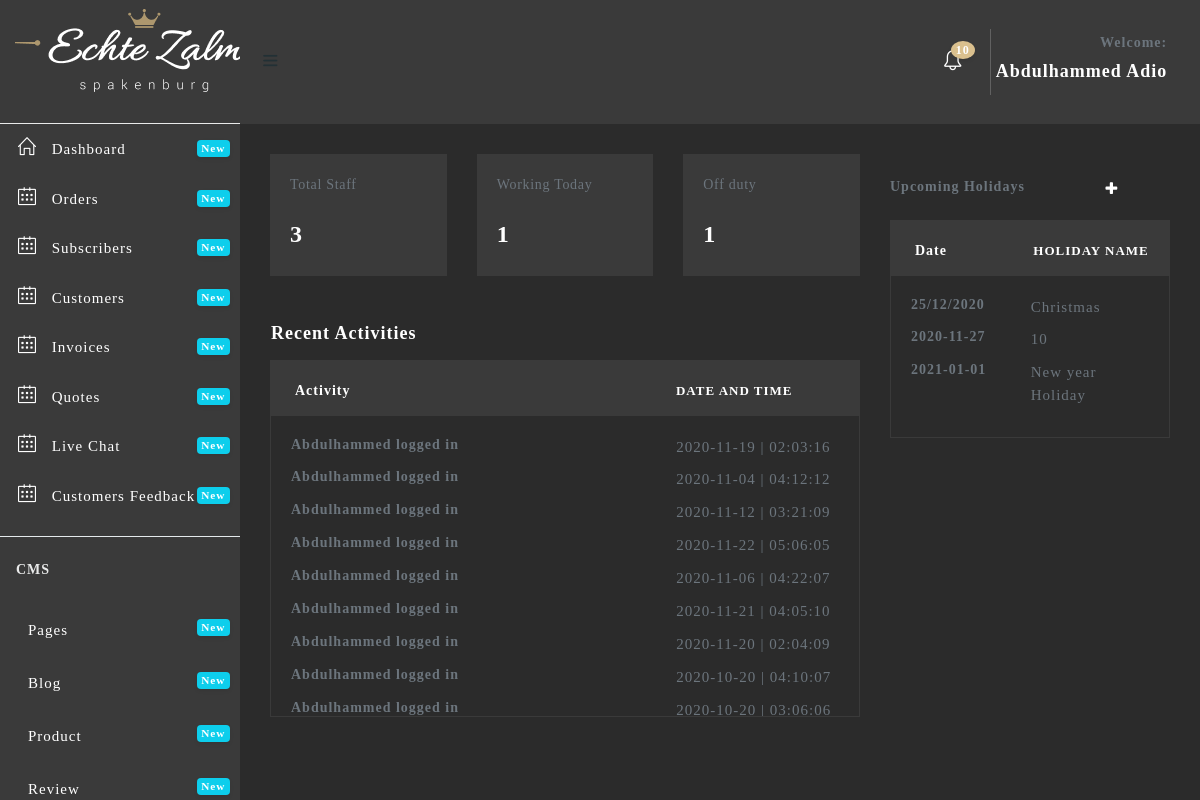
/admin/manage-staff.php (signed in), run on the app's committed database.
### tables this page shows
CREATE TABLE `user_role_management` (
  `id` int(11) NOT NULL,
  `user_id` int(11) DEFAULT NULL,
  `menu_id` int(11) DEFAULT NULL,
  `status` tinyint(1) DEFAULT NULL
);

CREATE TABLE `menu` (
  `id` int(11) NOT NULL,
  `menu_name` varchar(255) DEFAULT NULL,
  `link` varchar(255) DEFAULT NULL,
  `icon_name` varchar(255) DEFAULT NULL,
  `level` int(2) NOT NULL
);

CREATE TABLE `tbl_activity` (
  `id` int(11) NOT NULL,
  `user_id` int(25) NOT NULL,
  `activity` varchar(255) NOT NULL,
  `time` time NOT NULL,
  `date` varchar(255) NOT NULL
);

CREATE TABLE `users` (
  `id` int(11) NOT NULL,
  `fname` varchar(255) DEFAULT NULL,
  `lname` varchar(255) DEFAULT NULL,
  `username` varchar(255) DEFAULT NULL,
  `email` varchar(255) DEFAULT NULL,
  `password` varchar(255) DEFAULT NULL,
  `country` varchar(255) DEFAULT NULL,
  `sex` varchar(255) DEFAULT NULL,
  `dob` varchar(255) DEFAULT NULL,
  `joined` varchar(255) DEFAULT NULL,
  `role` varchar(255) DEFAULT NULL,
  `status` tinyint(1) DEFAULT NULL
);

CREATE TABLE `tbl_holiday` (
  `id` int(11) NOT NULL,
  `holiday_name` varchar(255) NOT NULL,
  `date` varchar(55) NOT NULL,
  `created_on` varchar(55) NOT NULL,
  `created_by` int(55) DEFAULT NULL
);

### admin/manage-staff.php (the view, shortened to what this page needs)
<?php include 'header.php';?>
<?php
include '../includes/connection.php';
$sql = $connect2db->query("SELECT count(id) as id FROM users WHERE role = 'Admin'");
$staff = $sql->fetch();
$curDay = date('D');
$getOffUsers = $connect2db->prepare("SELECT count(id) AS off FROM job_shift WHERE $curDay = ?");
$getOffUsers->execute(['Off day']);
$offUsers = $getOffUsers->fetch();
$totalOff = $offUsers->off;
$getcurUsers = $connect2db->prepare("SELECT count(id) AS cur FROM job_shift WHERE $curDay != ?");
$getcurUsers->execute(['Off day']);
$curUsers = $getcurUsers->fetch();
$totalcur = $curUsers->cur;
?>
  <div class="content-wrapper" style="background: #2B2B2B;">
    <div class="container-fluid">
    	<br><br><br>
    	<div class="row mt-3">
    		<div class="col-12 col-lg-8 col-xl-8">
    			<div class="row">
    				<div class="col-12 col-lg-6 col-xl-4">
                <div class="card" style="background: #3A3A3A;">
                  <div class="card-body">
                    <div class="media">
                    <div class="media-body text-left">
                    	<span class="text-muted">Total Staff</span>
                      <h4 class="text-white"><?php echo $staff->id;?></h4>
                    </div>
                  </div>
                  </div>
                </div>
              </div>
               <div class="col-12 col-lg-6 col-xl-4">
                <div class="card" style="background: #3A3A3A;">
                  <div class="card-body">
                    <div class="media">
                    <div class="media-body text-left">
                    	<span class="text-muted">Working Today</span>
                      <h4 class="text-white"><?php echo($totalcur) ?></h4>
                    </div>
                  </div>
                  </div>
                </div>
              </div>
               <div class="col-12 col-lg-6 col-xl-4">
                <div class="card" style="background: #3A3A3A;">
                  <div class="card-body">
                    <div class="media">
                    <div class="media-body text-left">
                    	<span class="text-muted">Off duty</span>
                      <h4 class="text-white"><?php echo($totalOff) ?></h4>
                    </div>
                  </div>
                  </div>
                </div>
              </div>
              <h5 class="text-white mt-3 mb-3 text-left ml-3"> Recent Activities</h5>
            </div>
<div class="accordion" id="accordionExample" style="border: 1px solid #3A3A3A">
      <h2 class="mb-0 pl-4" style="background: #3A3A3A;">
        <div class="row">
          <div class="col-sm-8">
            <a class="h6 text-white" type="button" data-toggle="collapse" data-target="#collapseOne" aria-expanded="true" aria-controls="collapseOne">
              Activity
          </div>
          <div class="col-sm-4 pl-0">
            <label class="h6 text-white" style="font-size: 13px">Date and Time </label>
          </div>
        </div>
      </h2>
    <div id="collapseOne" class="collapse show" aria-labelledby="headingOne" data-parent="#accordionExample">
      <div class="card-body" style="overflow:scroll;max-height:300px">
      <?php
        $id = $_SESSION['id'];
        $act = $connect2db->query("SELECT * FROM tbl_activity");
        while($userAct = $act->fetch()){
      ?>
        <div class="row">
          <div class="col-sm-8">
            <h6 class="text-muted">
              <?php $s = $connect2db->query("SELECT * FROM users WHERE id='$id'");
                $t = $s->fetch();
                echo $t->fname;
              ?>
              <?php echo $userAct->activity;?></h6>
          </div>
          <div class="col-sm-4">
            <p class="text-muted"><?php echo $userAct->date . ' | ' . $userAct->time;?></p>
          </div>
        </div>
      <?php }?>
      </div>
    </div>
</div>
          </div>
        <div class="col-12 col-lg-4 col-xl-4">
<div class="row mt-4 mb-3">
  <div class="col-sm-8">
    <h6 class="text-muted">Upcoming Holidays</h6>
  </div>
  <div class="col-sm-2 text-right">
    <a type="button" data-toggle="modal" data-target="#addHoliday">
        <i class="fa fa-plus text-white"></i>
    </a>
  </div>
</div>
<div class="accordion" id="accordionExample" style="border: 1px solid #3A3A3A">
      <h2 class="mb-0 pl-4" style="background: #3A3A3A;">
        <div class="row">
          <div class="col-sm-5">
            <a class="h6 text-white" type="button" data-toggle="collapse" data-target="#collapseOne" aria-expanded="true" aria-controls="collapseOne">
              Date
          </div>
          <div class="col-sm-7">
            <label class="h6 text-white" style="font-size: 13px"> Holiday Name </label>
          </div>
        </div>
      </h2>
    <div id="collapseOne" class="collapse show" aria-labelledby="headingOne" data-parent="#accordionExample">
      <div class="card-body" style="overflow:scroll;max-height:440px">
      <?php
        $holidayRst = $connect2db->prepare("SELECT * FROM tbl_holiday ");
        $holidayRst->execute();
        while($ho = $holidayRst->fetch()){
      ?>
        <div class="row">
          <div class="col-sm-5">
            <h6 class="text-muted"> <?php echo$ho->date;?></h6>
          </div>
          <div class="col-sm-7">
            <p class="text-muted pl-2"><?php echo$ho->holiday_name;?></p>
          </div>
        </div>
      <?php }?>
      </div>
    </div>
</div>
        </div>
   </div>
  </div>
</div>

### admin/header.php (shortened to what this page needs)
<!DOCTYPE html>
<html lang="en">
<head>
  <link href="assets/plugins/fullcalendar/css/fullcalendar.min.css" rel='stylesheet'/>
  <link href="assets/plugins/bootstrap-datatable/css/dataTables.bootstrap4.min.css" rel="stylesheet" type="text/css">
  <link href="assets/plugins/bootstrap-datatable/css/buttons.bootstrap4.min.css" rel="stylesheet" type="text/css">
  <link href="assets/plugins/vectormap/jquery-jvectormap-2.0.2.css" rel="stylesheet" />
  <link href="assets/plugins/simplebar/css/simplebar.css" rel="stylesheet"/>
  <link href="assets/css/bootstrap.min.css" rel="stylesheet"/>
  <link href="assets/css/animate.css" rel="stylesheet" type="text/css"/>
  <link href="assets/css/icons.css" rel="stylesheet" type="text/css"/>
  <link href="assets/css/sidebar-menu.css" rel="stylesheet"/>
  <link href="assets/css/app-style.css" rel="stylesheet"/>
  <link href="assets/css/poppins.css" rel="stylesheet"/>
   <link href="assets/plugins/select2/css/select2.min.css" rel="stylesheet" />
  <link href="assets/plugins/switchery/css/switchery.min.css" rel="stylesheet" />
  <link href="assets/plugins/bootstrap-switch/bootstrap-switch.min.css" rel="stylesheet">
  <link rel="stylesheet" href="assets/plugins/summernote/dist/summernote-bs4.css"/>
  <link href="assets/plugins/dropzone/css/dropzone.css" rel="stylesheet" type="text/css">
  <link href="assets/plugins/simplebar/css/simplebar.css" rel="stylesheet"/>
</head>
<body style="background: #2B2B2B;">
 <div id="wrapper">
   <div id="sidebar-wrapper" data-simplebar="" data-simplebar-auto-hide="true" style="background: #3A3A3A; color: white;">
     <div class="brand-logo" style="height: 124px; display: table;">
      <a href="../index.php" style="display: table-cell;vertical-align: middle;padding-left:15px;">
       <img src="images/logo-white.png"  alt="logo icon">
     </a>
   </div>
   <ul class="sidebar-menu do-nicescrol">
    <?php
      if (!is_file('no_delete.php')) {
        echo "A file is Missing";
      }else{
        include'../includes/connection.php';
        $id = $_SESSION['id'];
        $getMenu = $connect2db->prepare("SELECT menu.menu_name,menu.link,menu.icon_name,menu.id,user_role_management.menu_id,user_role_management.user_id, menu.level FROM menu JOIN user_role_management ON menu.id =user_role_management.menu_id WHERE menu.level = 1 AND user_role_management.user_id = $id ");
        $getMenu->execute();
        while ($menu = $getMenu->fetch()) {?>
          <li>
        <a href="<?php echo $menu->link?>" class="waves-effect" style="color:#fff">
          <i class="<?php echo($menu->icon_name)?>"></i> <span><?php echo $menu->menu_name?></span>
          <small class="badge float-right badge-info">New</small>
        </a>
      </li>
        <?php }
      }
    ?>
      <hr class="mt-3">
      <li><h6 class="ml-3 text-light mb-4 mt-4">CMS</h6></li>
    <?php
      if (!is_file('no_delete.php')) {
        echo "A file is Missing";
      }else{
        include'../includes/connection.php';
        $id = $_SESSION['id'];
        $getMenu = $connect2db->prepare("SELECT menu.menu_name,menu.link,menu.icon_name,menu.id,user_role_management.menu_id,user_role_management.user_id, menu.level FROM menu JOIN user_role_management ON menu.id =user_role_management.menu_id WHERE menu.level = 2 AND user_role_management.user_id = $id ");
        $getMenu->execute();
        while ($menu = $getMenu->fetch()) {?>
          <li>
        <a href="<?php echo $menu->link?>" class="waves-effect" style="color:#fff">
          <i class="<?php echo($menu->icon_name)?>"></i> <span><?php echo $menu->menu_name?></span>
          <small class="badge float-right badge-info">New</small>
        </a>
      </li>
        <?php }
      }
    ?>
      <br><br>
    </ul>
   </div>
<header class="topbar-nav" >
 <nav class="navbar navbar-expand fixed-top" style="height: 124px; background: #3A3A3A;">
  <ul class="navbar-nav mr-auto align-items-center">
    <li class="nav-item">
      <a class="nav-link toggle-menu" href="javascript:void();">
       <i class="icon-menu menu-icon"></i>
     </a>
    </li>
  </ul>
  <ul class="navbar-nav align-items-center right-nav-link">
    <li class="nav-item dropdown-lg">
      <a class="nav-link dropdown-toggle dropdown-toggle-nocaret waves-effect" data-toggle="dropdown" href="javascript:void();">
    <i class="icon-bell text-white"></i><span class="badge badge-up" style="background:#DAC08E; color: #fff;">10</span></a>
    </li>
    <li class="nav-item">
      <a class="nav-link dropdown-toggle dropdown-toggle-nocaret" data-toggle="dropdown" href="#">
        <div style="border-left: 1px solid rgba(255, 255, 255, 0.2);padding:5px;text-transform: capitalize; text-align: right;">
          <span class="user-profile">
            <h6 class="text-muted">Welcome:</h6>
            <h5 class="text-white"><?php echo $_SESSION['fullname'];?></h5>
          </span>
        </div>
      </a>
    </li>
  </ul>
</nav>
</header>

### admin/assets/css/sidebar-menu.css (style rules this page uses)
.sidebar-menu { list-style: none; margin: 0; padding: 0; background-color: transparent; }
.sidebar-menu>li { position: relative; margin: 0; padding: 0; }
.sidebar-menu>li>a { padding: 13px 5px 13px 15px; display: block; border-left: 3px solid transparent; color: #223035; font-size: 15px; }
.sidebar-menu>li .label, .sidebar-menu>li .badge { margin-top: 3px; margin-right: 5px; }
.sidebar-menu a { color: #b8c7ce; text-decoration: none; }

### data on the page
user_role_management: menu.menu_name "Dashboard"
user_role_management: menu.menu_name "Orders"
user_role_management: menu.menu_name "Subscribers"
user_role_management: menu.menu_name "Customers"
user_role_management: menu.menu_name "Invoices"
user_role_management: menu.menu_name "Quotes"
user_role_management: menu.menu_name "Live Chat"
user_role_management: menu.menu_name "Customers Feedback"
user_role_management: menu.menu_name "Pages"
user_role_management: menu.menu_name "Blog"
user_role_management: menu.menu_name "Product"
user_role_management: menu.menu_name "Review"
tbl_activity: user.fname "Abdulhammed", activity "logged in", date "2020-11-19", time "02:03:16"
tbl_activity: users.fname "Abdulhammed", activity "logged in", date "2020-11-04", time "04:12:12"
tbl_activity: users.fname "Abdulhammed", activity "logged in", date "2020-11-12", time "03:21:09"
tbl_activity: user.fname "Abdulhammed", activity "logged in", date "2020-11-22", time "05:06:05"
tbl_activity: user.fname "Abdulhammed", activity "logged in", date "2020-11-06", time "04:22:07"
tbl_activity: users.fname "Abdulhammed", activity "logged in", date "2020-11-21", time "04:05:10"
tbl_activity: users.fname "Abdulhammed", activity "logged in", date "2020-11-20", time "02:04:09"
tbl_activity: users.fname "Abdulhammed", activity "logged in", date "2020-10-20", time "04:10:07"
tbl_activity: users.fname "Abdulhammed", activity "logged in", date "2020-10-20", time "03:06:06"
tbl_holiday: date "25/12/2020", holiday_name "Christmas"
tbl_holiday: date "2020-11-27", holiday_name "10"
tbl_holiday: date "2021-01-01", holiday_name "New year Holiday"

### other printed values
$_SESSION['fullname'] "Abdulhammed Adio"
$staff->id "3"
$totalcur "1"
$totalOff "1"
